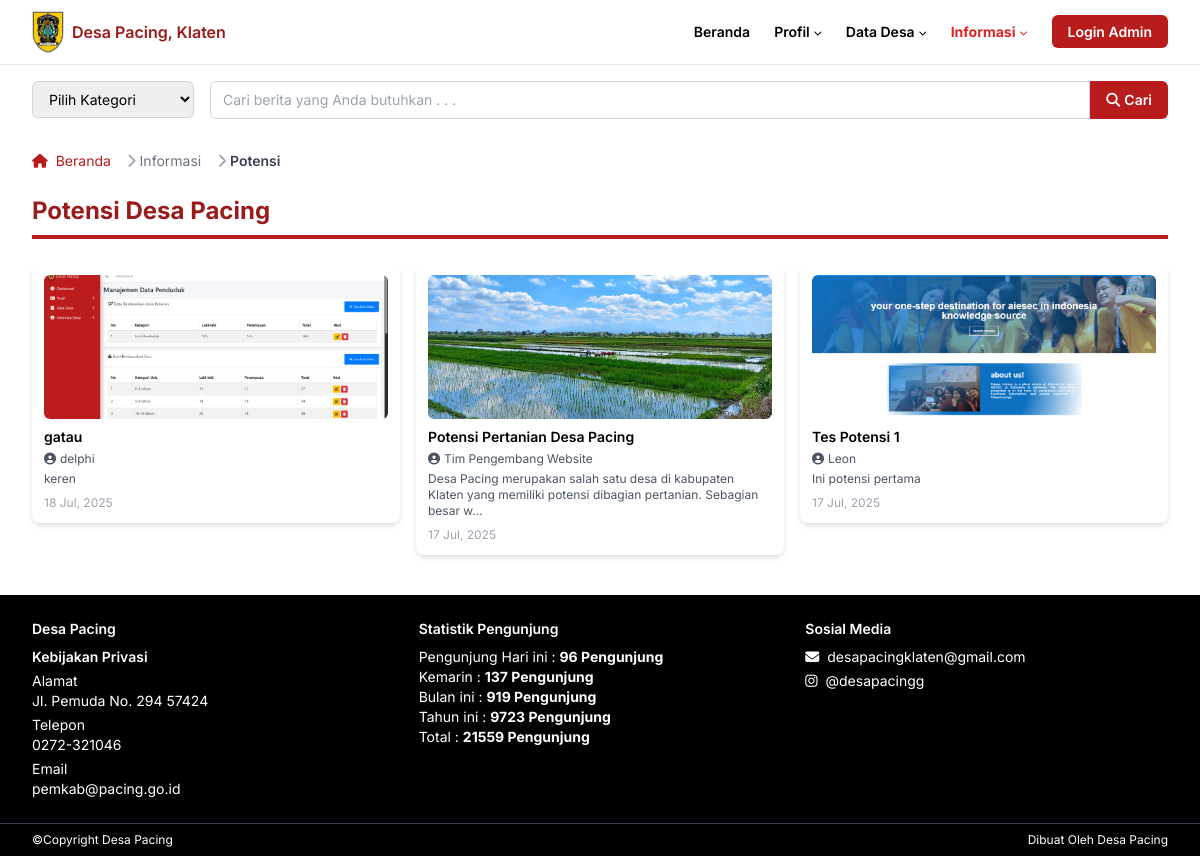
Page /potensi.php on the earlier database version.
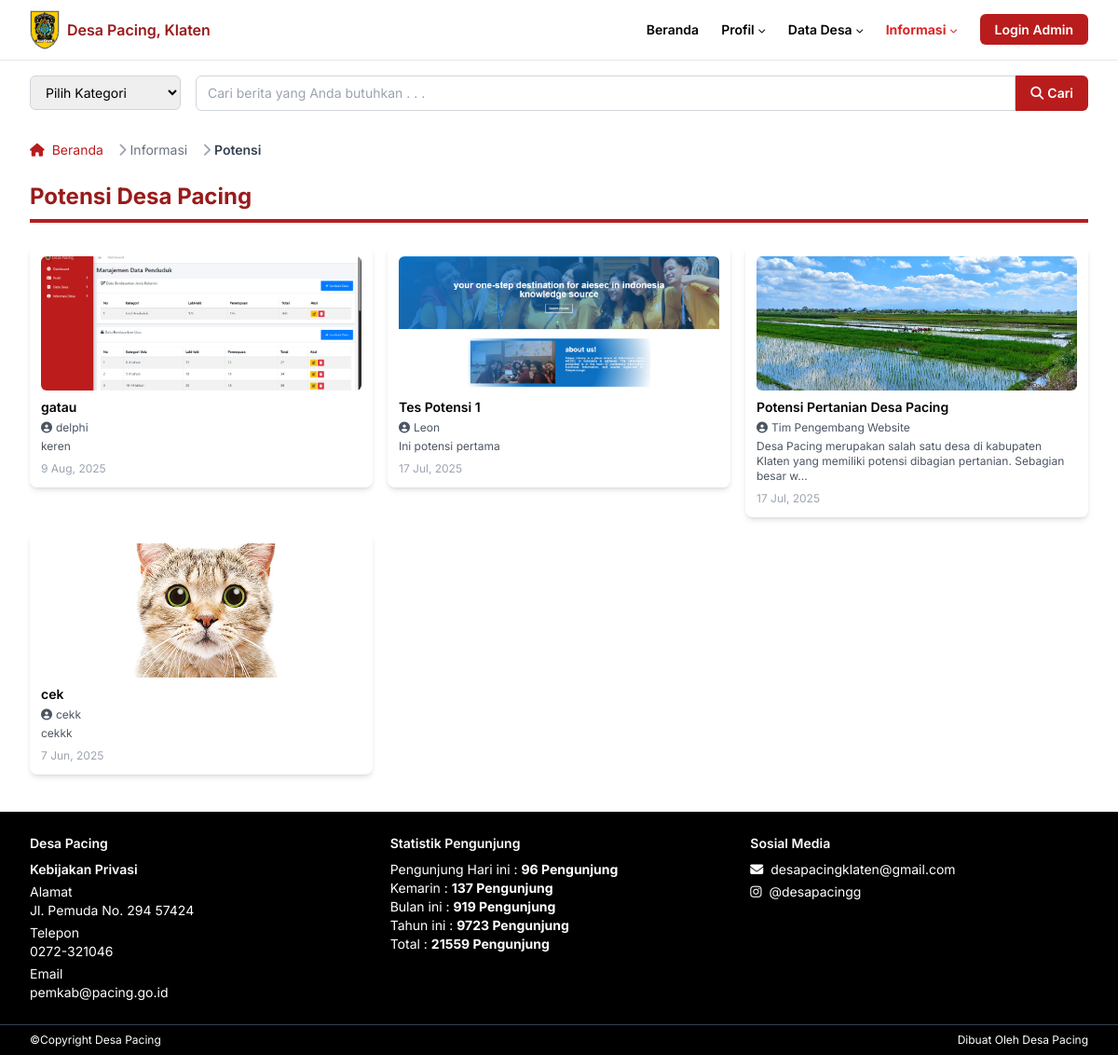
Same page on the later database version.
### tables this page shows
CREATE TABLE `potensi` (
  `id` int(11) NOT NULL,
  `judul` varchar(255) NOT NULL,
  `deskripsi` text NOT NULL,
  `gambar` varchar(255) DEFAULT NULL,
  `tanggal` date NOT NULL,
  `penulis` varchar(100) NOT NULL DEFAULT 'Admin'
);

### potensi.php (the view, shortened to what this page needs)
<?php
include 'php/db.php';
$result = $konek->query("SELECT * FROM potensi ORDER BY tanggal DESC");
?>
<html class="scroll-smooth" lang="id">
  <head>
    <script src="https://cdn.tailwindcss.com"></script>
    <link
      href="https://cdnjs.cloudflare.com/ajax/libs/font-awesome/5.15.3/css/all.min.css"
      rel="stylesheet"
    />
    <link href="css/style.css" rel="stylesheet" />
  </head>
  <body class="bg-white text-black">
    <header class="border-b border-gray-200">
      <div class="max-w-[1280px] mx-auto px-4 sm:px-6 lg:px-8">
        <nav
          aria-label="Primary Navigation"
          class="flex items-center justify-between h-16 text-xs sm:text-sm font-semibold"
        >
          <div class="flex items-center space-x-2">
            <img
              alt="Logo Pemerintah Desa Pacing"
              class="block"
              height="32"
              src="assets/klaten.jpg"
              width="32"
            />
            <span class="text-red-800 text-base">Desa Pacing, Klaten</span>
          </div>
          <ul
            class="hidden md:flex items-center space-x-6 text-xs sm:text-sm font-semibold"
          >
            <li>
              <a class="hover:text-gray-700" href="index.php">Beranda</a>
            </li>
            <li class="relative group">
              <button
                class="flex items-center space-x-1 hover:text-gray-700 focus:outline-none"
              >
                <span>Profil</span>
                <i class="fas fa-chevron-down text-[8px] mt-[2px]"></i>
              </button>
            </li>
            <li class="relative group">
              <button
                class="flex items-center space-x-1 hover:text-gray-700 focus:outline-none"
              >
                <span>Data Desa</span>
                <i class="fas fa-chevron-down text-[8px] mt-[2px]"></i>
              </button>
            </li>
            <li class="relative group active">
              <button
                class="flex items-center space-x-1 hover:text-gray-700 focus:outline-none"
              >
                <span>Informasi</span>
                <i class="fas fa-chevron-down text-[8px] mt-[2px]"></i>
              </button>
            </li>
            <li>
              <a
                href="admin/login.php"
                class="px-4 py-2 bg-red-700 text-white rounded-md hover:bg-red-900 transition duration-300"
              >
                Login Admin
              </a>
            </li>
          </ul>
        </nav>
      </div>
    </header>
    <section class="max-w-[1280px] mx-auto px-4 sm:px-6 lg:px-8 mt-4">
      <div
        class="flex flex-col sm:flex-row items-center sm:items-stretch gap-3 sm:gap-4"
      >
        <div class="w-full sm:w-48">
          <select
            id="kategori-berita"
            data-jump="page"
            aria-label="Pilih kategori berita"
            class="w-full border border-gray-300 rounded-md text-xs sm:text-sm py-2 px-3 focus:outline-none focus:ring-2 focus:ring-red-700"
          >
            <option value="" disabled selected>Pilih Kategori</option>
          </select>
        </div>
        <form
          aria-label="Cari berita"
          class="flex flex-grow sm:flex-row w-full"
          role="search"
        >
          <input
            aria-label="Cari berita"
            class="flex-grow border border-gray-300 rounded-l-md text-xs sm:text-sm py-2 px-3 focus:outline-none focus:ring-2 focus:ring-red-700"
            placeholder="Cari berita yang Anda butuhkan . . ."
            type="search"
          />
          <button
            aria-label="Cari"
            class="bg-red-700 hover:bg-red-900 text-white text-xs sm:text-sm font-semibold px-4 rounded-r-md flex items-center justify-center"
            type="submit"
          >
            <i class="fas fa-search mr-1"></i>
            Cari
          </button>
        </form>
      </div>
    </section>
    <section class="max-w-[1280px] mx-auto px-4 sm:px-6 lg:px-8 mt-4">
      <nav
        class="flex text-xs sm:text-sm text-gray-600"
        aria-label="Breadcrumb"
      >
        <ol class="inline-flex items-center space-x-1 md:space-x-3">
          <li class="inline-flex items-center">
            <a href="index.php" class="text-red-700 hover:text-red-800">
              <i class="fas fa-home mr-1"></i>
              Beranda
            </a>
          </li>
          <li>
            <div class="flex items-center">
              <i class="fas fa-chevron-right text-gray-400 mx-1"></i>
              <span class="text-gray-500">Informasi</span>
            </div>
          </li>
          <li>
            <div class="flex items-center">
              <i class="fas fa-chevron-right text-gray-400 mx-1"></i>
              <span class="text-gray-700 font-semibold">Potensi</span>
            </div>
          </li>
        </ol>
      </nav>
    </section>
    <main class="max-w-[1280px] mx-auto px-4 sm:px-6 lg:px-8">
      <section aria-labelledby="berita-title" class="mt-6 space-y-4">
        <h3
          class="text-2xl font-bold text-red-800 mb-6 border-b-4 border-red-700 pb-2"
        >
          Potensi Desa Pacing
        </h3>
         <div class="grid grid-cols-1 sm:grid-cols-2 lg:grid-cols-3 gap-4">
          <?php while ($row = $result->fetch_assoc()): ?>
            <a href="detail_potensi.php?id=<?php echo $row['id']; ?>" class="block hover:shadow-lg transition">
              <article class="bg-white rounded-lg shadow-md p-3 flex flex-col">
                <img
                  alt="<?php echo htmlspecialchars($row['judul']); ?>"
                  class="rounded-md mb-2 object-cover w-full h-40 sm:h-36"
                  height="200"
                  loading="lazy"
                  src="assets/<?php echo htmlspecialchars($row['gambar']); ?>"
                  width="400"
                />
                <h3 class="font-semibold text-xs sm:text-sm mb-1 leading-tight">
                  <?php echo htmlspecialchars($row['judul']); ?>
                </h3>
                <div class="flex items-center text-gray-600 text-[10px] sm:text-xs mb-1 space-x-1">
                  <i class="fas fa-user-circle"></i>
                  <span><?php echo htmlspecialchars($row['penulis']); ?></span>
                </div>
                <p class="text-gray-600 text-[9px] sm:text-xs mb-2 line-clamp-3">
                  <?php echo htmlspecialchars(mb_strimwidth(strip_tags($row['deskripsi']), 0, 120, '...')); ?>
                </p>
                <time class="text-gray-400 text-[9px] sm:text-xs" datetime="<?php echo htmlspecialchars($row['tanggal']); ?>">
                  <?php echo date('j M, Y', strtotime($row['tanggal'])); ?>
                </time>
              </article>
            </a>
          <?php endwhile; ?>
        </div>
      </section>
    </main>
    <footer class="bg-black text-white text-xs sm:text-sm mt-10">
      <div
        class="max-w-[1280px] mx-auto px-4 sm:px-6 lg:px-8 py-6 grid grid-cols-1 md:grid-cols-3 gap-6"
      >
        <div>
          <h4 class="font-semibold mb-2">Desa Pacing</h4>
          <h5 class="font-semibold mb-1">Kebijakan Privasi</h5>
          <address class="not-italic mb-1">
            Alamat
            <br />
            Jl. Pemuda No. 294 57424
          </address>
          <p class="mb-1">
            Telepon
            <br />
            <a class="hover:underline" href="tel:0272321046"> 0272-321046 </a>
          </p>
          <p>
            Email
            <br />
            <a class="hover:underline" href="mailto:pemkab@pacing.go.id">
              pemkab@pacing.go.id
            </a>
          </p>
        </div>
        <div>
          <h4 class="font-semibold mb-2">Statistik Pengunjung</h4>
          <p>
            Pengunjung Hari ini :
            <strong> 96 Pengunjung </strong>
            <br />
            Kemarin :
            <strong> 137 Pengunjung </strong>
            <br />
            Bulan ini :
            <strong> 919 Pengunjung </strong>
            <br />
            Tahun ini :
            <strong> 9723 Pengunjung </strong>
            <br />
            Total :
            <strong> 21559 Pengunjung </strong>
          </p>
        </div>
        <div>
          <h4 class="font-semibold mb-2">Sosial Media</h4>
          <ul class="space-y-1">
            <li>
              <a href="mailto:desapacingklaten@gmail.com" class="hover:underline">
                <i class="fas fa-envelope mr-1"></i> desapacingklaten@gmail.com
              </a>
            </li>
            <li>
              <a href="https://instagram.com/desapacingg" target="_blank" class="hover:underline">
                <i class="fab fa-instagram mr-1"></i> @desapacingg
              </a>
            </li>
          </ul>
        </div>
      </div>
      <div
        class="max-w-[1280px] mx-auto px-4 sm:px-6 lg:px-8 py-2 border-t border-gray-700 flex justify-between text-[10px] sm:text-xs"
      >
        <p>©Copyright Desa Pacing</p>
        <p>Dibuat Oleh Desa Pacing</p>
      </div>
    </footer>
  </body>

### css/style.css (style rules this page uses)
nav[aria-label="Primary Navigation"] > ul > li > a, nav[aria-label="Primary Navigation"] > ul > li > button { transition: color 0.2s; }
nav[aria-label="Primary Navigation"] > ul > li.active > a, nav[aria-label="Primary Navigation"] > ul > li.active > button { color: #dc2626 !important; background: none !important; }

### potensi.php (style rules this page uses)
body { font-family: "Inter", sans-serif; }

Differences in the rows shown:
changed potensi "gatau": tanggal "18 Jul, 2025" → "9 Aug, 2025"
changed potensi "Tes Potensi 1": moves up the list
added potensi: gambar (picture), judul "cek", penulis "cekk", deskripsi "cekkk", tanggal "7 Jun, 2025"
